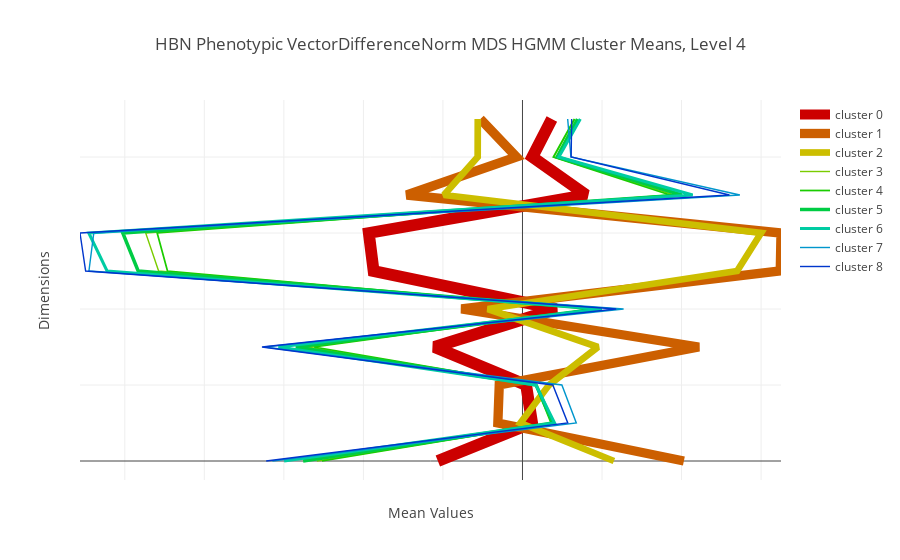

Write notebook code for a chart like this one.
### Code cell
lpl.HGMMClusterMeansLevelLines(clustered).plot()

### Figure 1 — Plotly figure (JSON) as saved in the notebook; plotly's stock layout.template omitted (floating-point values rounded to 4 significant figures)
{"data": [{"line": {"color": "rgb(204, 0, 0)", "width": 11.79}, "mode": "lines", "name": "cluster 0", "type": "scatter", "x": [-53.2, 6.059, 2.289, -55.33, 21.14, -93.58, -96.6, 40.04, 6.204, 18.47], "y": [0, 1, 2, 3, 4, 5, 6, 7, 8, 9]}, {"line": {"color": "rgb(204, 95, 0)", "width": 9.327}, "mode": "lines", "name": "cluster 1", "type": "scatter", "x": [101.5, -15.48, -14.6, 110.9, -38.4, 162.1, 162.5, -72.79, -3.735, -26.48], "y": [0, 1, 2, 3, 4, 5, 6, 7, 8, 9]}, {"line": {"color": "rgb(204, 190, 0)", "width": 6.708}, "mode": "lines", "name": "cluster 2", "type": "scatter", "x": [57.49, -1.315, 16.63, 47.41, -21.84, 135.0, 150.0, -49.38, -28.17, -28.1], "y": [0, 1, 2, 3, 4, 5, 6, 7, 8, 9]}, {"line": {"color": "rgb(122, 204, 0)", "width": 1.414}, "mode": "lines", "name": "cluster 3", "type": "scatter", "x": [-129.3, 18.86, 8.15, -134.9, 44.96, -228.7, -236.9, 95.52, 19.73, 32.94], "y": [0, 1, 2, 3, 4, 5, 6, 7, 8, 9]}, {"line": {"color": "rgb(27, 204, 0)", "width": 1.732}, "mode": "lines", "name": "cluster 4", "type": "scatter", "x": [-126.0, 17.96, 8.34, -131.0, 43.98, -223.2, -229.6, 92.78, 19.41, 32.66], "y": [0, 1, 2, 3, 4, 5, 6, 7, 8, 9]}, {"line": {"color": "rgb(0, 204, 68)", "width": 3.464}, "mode": "lines", "name": "cluster 5", "type": "scatter", "x": [-137.9, 19.18, 8.57, -142.5, 47.47, -241.6, -251.3, 100.2, 21.78, 34.61], "y": [0, 1, 2, 3, 4, 5, 6, 7, 8, 9]}, {"line": {"color": "rgb(0, 204, 163)", "width": 3}, "mode": "lines", "name": "cluster 6", "type": "scatter", "x": [-149.9, 20.21, 8.426, -153.4, 49.9, -261.1, -272.6, 107.0, 22.87, 36.37], "y": [0, 1, 2, 3, 4, 5, 6, 7, 8, 9]}, {"line": {"color": "rgb(0, 150, 204)", "width": 1.414}, "mode": "lines", "name": "cluster 7", "type": "scatter", "x": [-157.2, 33.84, 24.76, -162.2, 63.56, -272.6, -269.5, 136.7, 30.47, 28.41], "y": [0, 1, 2, 3, 4, 5, 6, 7, 8, 9]}, {"line": {"color": "rgb(0, 54, 204)", "width": 1.414}, "mode": "lines", "name": "cluster 8", "type": "scatter", "x": [-161.1, 28.48, 19.07, -163.8, 58.88, -274.6, -278.2, 130.1, 30.59, 30.92], "y": [0, 1, 2, 3, 4, 5, 6, 7, 8, 9]}], "layout": {"title": "HBN Phenotypic VectorDifferenceNorm MDS HGMM Cluster Means, Level 4", "xaxis": {"mirror": true, "showticklabels": false, "title": "Mean Values"}, "yaxis": {"mirror": true, "showticklabels": false, "title": "Dimensions"}}}
